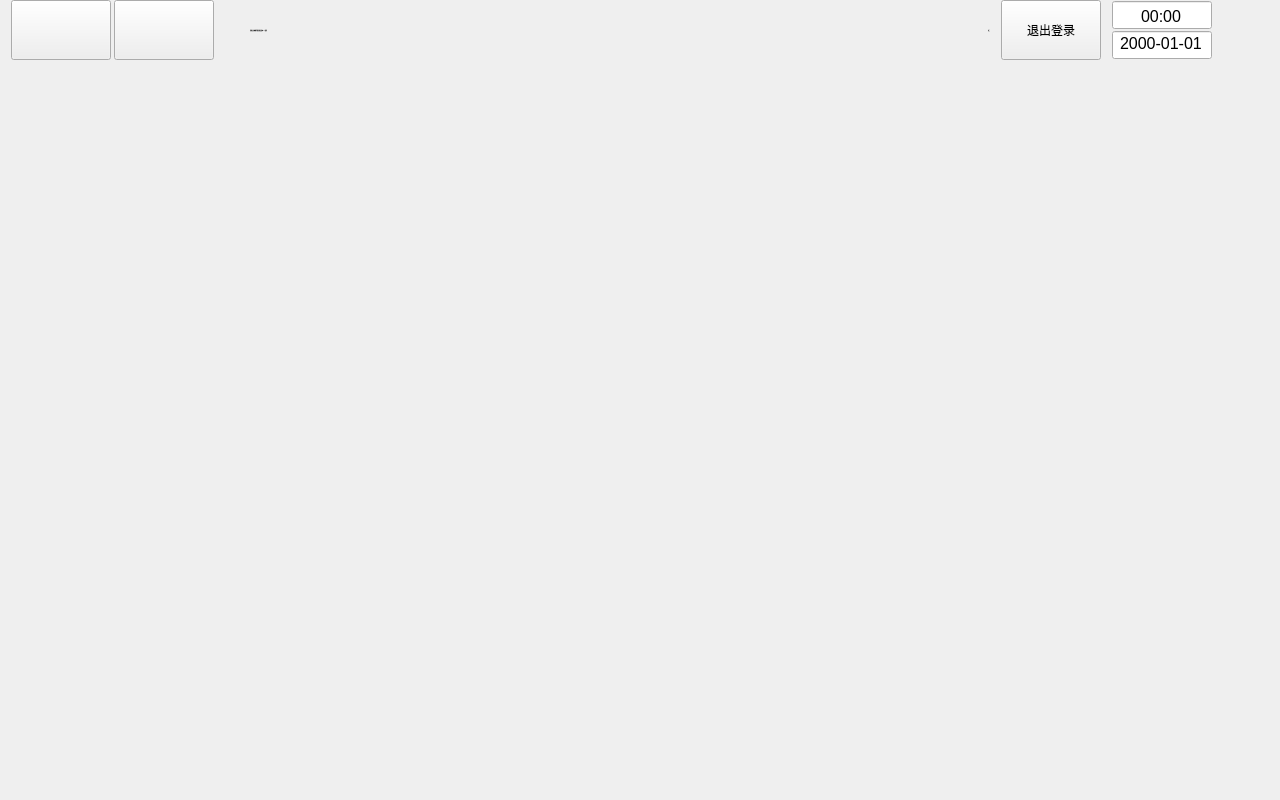
<?xml version="1.0" encoding="UTF-8"?>
<ui version="4.0">
 <class>WgtMainClass</class>
 <widget class="QWidget" name="WgtMainClass">
  <property name="geometry">
   <rect>
    <x>0</x>
    <y>0</y>
    <width>1280</width>
    <height>800</height>
   </rect>
  </property>
  <property name="windowTitle">
   <string>WgtMain</string>
  </property>
  <layout class="QVBoxLayout" name="verticalLayout">
   <property name="spacing">
    <number>0</number>
   </property>
   <property name="leftMargin">
    <number>0</number>
   </property>
   <property name="topMargin">
    <number>0</number>
   </property>
   <property name="rightMargin">
    <number>0</number>
   </property>
   <property name="bottomMargin">
    <number>0</number>
   </property>
   <item>
    <widget class="QWidget" name="widgetTop" native="true">
     <property name="minimumSize">
      <size>
       <width>0</width>
       <height>60</height>
      </size>
     </property>
     <property name="maximumSize">
      <size>
       <width>16777215</width>
       <height>60</height>
      </size>
     </property>
     <layout class="QHBoxLayout" name="horizontalLayout">
      <property name="spacing">
       <number>10</number>
      </property>
      <property name="leftMargin">
       <number>10</number>
      </property>
      <property name="topMargin">
       <number>0</number>
      </property>
      <property name="rightMargin">
       <number>10</number>
      </property>
      <property name="bottomMargin">
       <number>0</number>
      </property>
      <item>
       <widget class="QWidget" name="widgetTopHome" native="true">
        <property name="minimumSize">
         <size>
          <width>210</width>
          <height>0</height>
         </size>
        </property>
        <layout class="QHBoxLayout" name="horizontalLayout_2">
         <property name="spacing">
          <number>0</number>
         </property>
         <property name="leftMargin">
          <number>0</number>
         </property>
         <property name="topMargin">
          <number>0</number>
         </property>
         <property name="rightMargin">
          <number>0</number>
         </property>
         <property name="bottomMargin">
          <number>0</number>
         </property>
         <item>
          <widget class="QPushButton" name="pushButtonHome">
           <property name="minimumSize">
            <size>
             <width>100</width>
             <height>60</height>
            </size>
           </property>
           <property name="maximumSize">
            <size>
             <width>100</width>
             <height>16777215</height>
            </size>
           </property>
           <property name="text">
            <string/>
           </property>
           <property name="icon">
            <iconset resource="../rc/main.qrc">
             <normaloff>:/image/homeIcon.png</normaloff>:/image/homeIcon.png</iconset>
           </property>
           <property name="iconSize">
            <size>
             <width>31</width>
             <height>28</height>
            </size>
           </property>
          </widget>
         </item>
         <item>
          <widget class="QLabel" name="label">
           <property name="minimumSize">
            <size>
             <width>1</width>
             <height>32</height>
            </size>
           </property>
           <property name="maximumSize">
            <size>
             <width>1</width>
             <height>32</height>
            </size>
           </property>
           <property name="text">
            <string/>
           </property>
          </widget>
         </item>
         <item>
          <widget class="QPushButton" name="pushButtonBack">
           <property name="minimumSize">
            <size>
             <width>100</width>
             <height>60</height>
            </size>
           </property>
           <property name="maximumSize">
            <size>
             <width>100</width>
             <height>16777215</height>
            </size>
           </property>
           <property name="text">
            <string/>
           </property>
           <property name="icon">
            <iconset resource="../rc/main.qrc">
             <normaloff>:/image/backicon.png</normaloff>:/image/backicon.png</iconset>
           </property>
           <property name="iconSize">
            <size>
             <width>33</width>
             <height>30</height>
            </size>
           </property>
          </widget>
         </item>
         <item>
          <widget class="QLabel" name="label_3">
           <property name="minimumSize">
            <size>
             <width>1</width>
             <height>32</height>
            </size>
           </property>
           <property name="maximumSize">
            <size>
             <width>1</width>
             <height>32</height>
            </size>
           </property>
           <property name="text">
            <string/>
           </property>
          </widget>
         </item>
        </layout>
       </widget>
      </item>
      <item>
       <spacer name="verticalSpacer">
        <property name="orientation">
         <enum>Qt::Orientation::Vertical</enum>
        </property>
        <property name="sizeHint" stdset="0">
         <size>
          <width>20</width>
          <height>40</height>
         </size>
        </property>
       </spacer>
      </item>
      <item>
       <widget class="QLabel" name="labelName">
        <property name="minimumSize">
         <size>
          <width>400</width>
          <height>0</height>
         </size>
        </property>
        <property name="maximumSize">
         <size>
          <width>400</width>
          <height>16777215</height>
         </size>
        </property>
        <property name="font">
         <font>
          <family>Microsoft YaHei UI</family>
          <pointsize>-1</pointsize>
          <italic>false</italic>
          <bold>true</bold>
         </font>
        </property>
        <property name="text">
         <string>可移动文物数字登记验证系统——首页</string>
        </property>
        <property name="alignment">
         <set>Qt::AlignmentFlag::AlignLeading|Qt::AlignmentFlag::AlignLeft|Qt::AlignmentFlag::AlignVCenter</set>
        </property>
       </widget>
      </item>
      <item>
       <spacer name="horizontalSpacer">
        <property name="orientation">
         <enum>Qt::Orientation::Horizontal</enum>
        </property>
        <property name="sizeHint" stdset="0">
         <size>
          <width>40</width>
          <height>20</height>
         </size>
        </property>
       </spacer>
      </item>
      <item>
       <widget class="QLabel" name="labelLogInfo">
        <property name="minimumSize">
         <size>
          <width>300</width>
          <height>0</height>
         </size>
        </property>
        <property name="maximumSize">
         <size>
          <width>300</width>
          <height>16777215</height>
         </size>
        </property>
        <property name="font">
         <font>
          <family>Microsoft YaHei UI</family>
          <pointsize>-1</pointsize>
          <italic>false</italic>
          <bold>false</bold>
         </font>
        </property>
        <property name="text">
         <string>张三</string>
        </property>
        <property name="alignment">
         <set>Qt::AlignmentFlag::AlignRight|Qt::AlignmentFlag::AlignTrailing|Qt::AlignmentFlag::AlignVCenter</set>
        </property>
       </widget>
      </item>
      <item>
       <widget class="QWidget" name="widgetTopQuit" native="true">
        <layout class="QHBoxLayout" name="horizontalLayout_3">
         <property name="spacing">
          <number>0</number>
         </property>
         <property name="leftMargin">
          <number>0</number>
         </property>
         <property name="topMargin">
          <number>0</number>
         </property>
         <property name="rightMargin">
          <number>0</number>
         </property>
         <property name="bottomMargin">
          <number>0</number>
         </property>
         <item>
          <widget class="QLabel" name="label_2">
           <property name="minimumSize">
            <size>
             <width>1</width>
             <height>32</height>
            </size>
           </property>
           <property name="maximumSize">
            <size>
             <width>1</width>
             <height>32</height>
            </size>
           </property>
           <property name="text">
            <string/>
           </property>
          </widget>
         </item>
         <item>
          <widget class="QPushButton" name="pushButtonLogOut">
           <property name="minimumSize">
            <size>
             <width>100</width>
             <height>60</height>
            </size>
           </property>
           <property name="maximumSize">
            <size>
             <width>100</width>
             <height>60</height>
            </size>
           </property>
           <property name="text">
            <string>退出登录</string>
           </property>
          </widget>
         </item>
         <item>
          <widget class="QLabel" name="label_4">
           <property name="minimumSize">
            <size>
             <width>1</width>
             <height>32</height>
            </size>
           </property>
           <property name="maximumSize">
            <size>
             <width>1</width>
             <height>32</height>
            </size>
           </property>
           <property name="text">
            <string/>
           </property>
          </widget>
         </item>
        </layout>
       </widget>
      </item>
      <item>
       <layout class="QVBoxLayout" name="verticalLayout_2">
        <property name="spacing">
         <number>0</number>
        </property>
        <item>
         <widget class="QTimeEdit" name="timeEdit">
          <property name="minimumSize">
           <size>
            <width>100</width>
            <height>30</height>
           </size>
          </property>
          <property name="maximumSize">
           <size>
            <width>100</width>
            <height>30</height>
           </size>
          </property>
          <property name="font">
           <font>
            <family>Microsoft YaHei UI</family>
            <pointsize>12</pointsize>
            <italic>false</italic>
            <bold>false</bold>
           </font>
          </property>
          <property name="focusPolicy">
           <enum>Qt::FocusPolicy::NoFocus</enum>
          </property>
          <property name="alignment">
           <set>Qt::AlignmentFlag::AlignBottom|Qt::AlignmentFlag::AlignHCenter</set>
          </property>
          <property name="readOnly">
           <bool>true</bool>
          </property>
          <property name="buttonSymbols">
           <enum>QAbstractSpinBox::ButtonSymbols::NoButtons</enum>
          </property>
          <property name="displayFormat">
           <string>hh:mm</string>
          </property>
         </widget>
        </item>
        <item>
         <widget class="QDateEdit" name="dateEdit">
          <property name="minimumSize">
           <size>
            <width>100</width>
            <height>30</height>
           </size>
          </property>
          <property name="maximumSize">
           <size>
            <width>100</width>
            <height>30</height>
           </size>
          </property>
          <property name="font">
           <font>
            <family>Microsoft YaHei UI</family>
            <pointsize>12</pointsize>
            <italic>false</italic>
            <bold>false</bold>
           </font>
          </property>
          <property name="focusPolicy">
           <enum>Qt::FocusPolicy::NoFocus</enum>
          </property>
          <property name="alignment">
           <set>Qt::AlignmentFlag::AlignHCenter|Qt::AlignmentFlag::AlignTop</set>
          </property>
          <property name="readOnly">
           <bool>true</bool>
          </property>
          <property name="buttonSymbols">
           <enum>QAbstractSpinBox::ButtonSymbols::NoButtons</enum>
          </property>
          <property name="displayFormat">
           <string>yyyy-MM-dd</string>
          </property>
         </widget>
        </item>
       </layout>
      </item>
      <item>
       <widget class="QLabel" name="labelBatt">
        <property name="minimumSize">
         <size>
          <width>48</width>
          <height>32</height>
         </size>
        </property>
        <property name="maximumSize">
         <size>
          <width>48</width>
          <height>32</height>
         </size>
        </property>
        <property name="text">
         <string/>
        </property>
       </widget>
      </item>
     </layout>
    </widget>
   </item>
   <item>
    <widget class="QStackedWidget" name="stackedWidget">
     <property name="minimumSize">
      <size>
       <width>0</width>
       <height>0</height>
      </size>
     </property>
     <property name="maximumSize">
      <size>
       <width>16777215</width>
       <height>16777215</height>
      </size>
     </property>
    </widget>
   </item>
  </layout>
 </widget>
 <layoutdefault spacing="6" margin="11"/>
 <resources>
  <include location="../rc/main.qrc"/>
 </resources>
 <connections/>
</ui>
